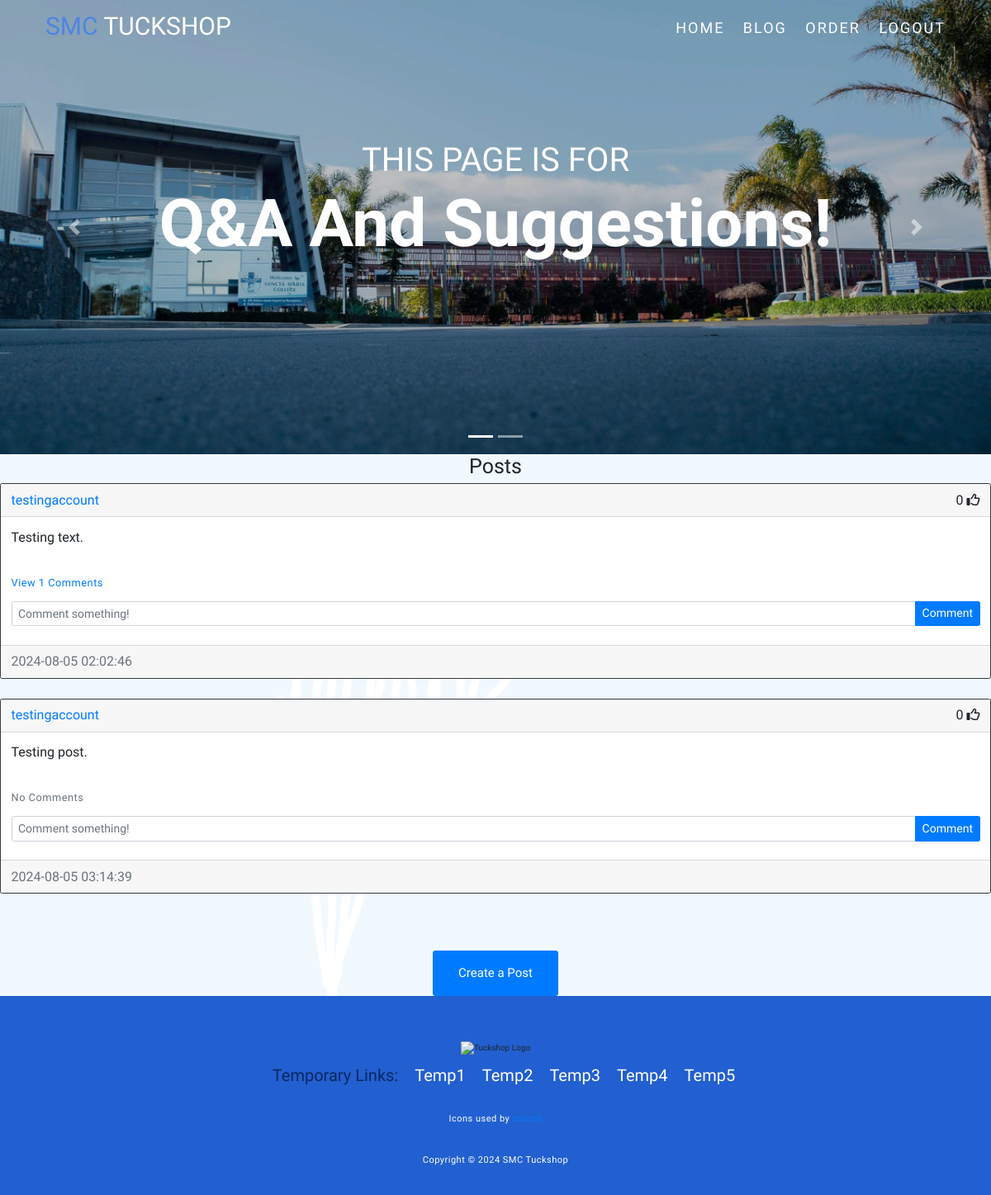
Screenshot of /blog (signed in) with the database file from the repository.
### website/models.py (models this page shows)
class Post(db.Model):
    id = db.Column(db.Integer, primary_key=True)
    text = db.Column(db.Text, nullable=False)
    date_created = db.Column(db.DateTime(timezone=True), default=func.now())
    author = db.Column(db.Integer, db.ForeignKey('user.id', ondelete="CASCADE"), nullable=False)
    likes = db.relationship('Like', backref='post', passive_deletes=True)
    comments = db.relationship('Comment', backref='post', passive_deletes=True)

class User(db.Model,UserMixin):
    id = db.Column(db.Integer, primary_key=True)
    email = db.Column(db.String(150), unique=True)
    username = db.Column(db.String(150), unique=True)
    password = db.Column(db.String(150))
    date_created = db.Column(db.DateTime(timezone=True), default=func.now())
    posts = db.relationship('Post', backref='user', passive_deletes=True)
    likes = db.relationship('Like', backref='user', passive_deletes=True)
    comments = db.relationship('Comment', backref='user', passive_deletes=True)
    orders = db.relationship('Order')

### website/views.py (the view)
@views.route("/blog")
@login_required
def blog():
    posts = Post.query.all()
    return render_template("blog.html", user=current_user, posts=posts)

### website/__init__.py (called while the page is built)
def create_app():
    app = Flask(__name__)
    app.config['SECRET_KEY'] = "8I7xAHW8yD"
    app.config['SQLALCHEMY_DATABASE_URI'] = f'sqlite:///{DB_NAME}'
    db.init_app(app)
    from .views import views
    from .auth import auth
    app.register_blueprint(views, url_prefix="/")
    app.register_blueprint(auth, url_prefix="/")
    from .models import User, Post, Order
    with app.app_context():
        db.create_all()
    login_manager = LoginManager()
    login_manager.login_view = "auth.login"
    login_manager.init_app(app)
    @login_manager.user_loader
    def load_user(id):
        return User.query.get(int(id))
    return app

### website/templates/blog.html
{% extends "posts_div.html" %} {% block title %}Blog{% endblock %}

### website/templates/posts_div.html (shortened to what this page needs)
{% extends "template.html" %} {% block title %}Home{% endblock %}{% block content
    %}
    <div id="hero-carousel" class="carousel slide" data-bs-ride="carousel">
        <div class="carousel-indicators">
            <button type="button" data-bs-target="#hero-carousel" data-bs-slide-to="0" class="active" aria-current="true" aria-label="Slide 1"></button>
            <button type="button" data-bs-target="#hero-carousel" data-bs-slide-to="1" aria-label="Slide 2"></button>
        </div>
        <div class="carousel-inner">
            <div class="carousel-item active c-item">
                <img src="{{ url_for('static', filename='assets/img/smcslide2.jpg') }}" class="d-block w-100 c-img" alt="Slide 1">
                <div class="carousel-caption top-0 mt-3">
                    <h2 class="text-uppercase">This Page is for</h2>
                    <h1 class="display-1 fw-bolder text-capitalize">Q&A and Suggestions!</h1>
                </div>
            </div>
        </div>
        <button class="carousel-control-prev" type="button" data-bs-target="#hero-carousel" data-bs-slide="prev">
            <span class="carousel-control-prev-icon" aria-hidden="true"></span>
        </button>
        <button class="carousel-control-next" type="button" data-bs-target="#hero-carousel" data-bs-slide="next">
            <span class="carousel-control-next-icon" aria-hidden="true"></span>
        </button>
    </div>
    <h1 align="center">{% block header %}Posts{% endblock %}</h1>
    <div id="posts" class="mx-auto" style="width: 1200px; font-size: 16px;">
        {% for post in posts %}
        <div class="card border-dark">
            <div class="card-header d-flex justify-content-between align-items-center">
                <a href="/posts/{{post.user.username}}">{{post.user.username}}</a>
                <div>
                    <span id="likes-count-{{post.id}}">
                        {{ post.likes|length }}</span>
                        {% if user.id in post.likes|map(attribute="author")|list %}
                        <i
                            class="fas fa-thumbs-up"
                            id="like-button-{{post.id}}"
                            onclick="like({{post.id}})"
                        ></i>
                        {% else %}
                        <i
                            class="far fa-thumbs-up"
                            id="like-button-{{post.id}}"
                            onclick="like({{post.id}})"
                        ></i>
                        {% endif %}
                </div>
            </div>
            <section id="commentingsection">
                <div class="card-body">
                    <div class="card-text" style="font-size: 16px;">{{post.text}}</div>
                    <br />
                    <p class="card-text" style="font-size: 16px;">
                        {% if post.comments|length > 0 %}
                        <a data-bs-toggle="collapse" href="#comments-{{post.id}}" role="button" style="font-size: 16px;">
                            <small>View {{post.comments|length}} Comments</small>
                        </a>
                        {% else %}
                        <small class="text-muted">No Comments</small>
                        {% endif %}
                    </p>
                    <form
                    class="input-group mb-3"
                    method="POST"
                    action="/create-comment/{{post.id}}"
                    >
                        <input
                            type="text"
                            id="text"
                            name="text"
                            class="form-control"
                            placeholder="Comment something!"
                            style="font-size: 14px;"
                        />
                        <button type="submit" class="btn btn-primary" style="font-size: 14px;">Comment</button>
                    </form>
                </div>
            </section>
            <div class="card-footer text-muted">{{post.date_created}}</div>
        </div>
        <br/ >
        {% endfor %}
    </div>
    {% block footer %}
    <br/>
    <section id="createapostbutton" class="mt-5">
        <div align="center">
            <a href="/create-post"
                ><button type="button" class="btn btn-primary btn-lg">
                    Create a Post
                </button></a
            >
        </div>
    </section>
{% endblock %} {% endblock %}

### website/static/style.css (style rules this page uses)
* { padding: 0; margin: 0; box-sizing: border-box; font-family: 'Sniglet', cursive; }
body { background-image: url(assets/img/backgroundimage.png); }
.btn-lg { font-size: 1.5rem; padding: 15px 30px; }
html { font-size: 10px; scroll-behavior: smooth; }
a, a:hover, a:focus, a:active { text-decoration: none !important; }
img { height: 100%; width: 100%; object-fit: cover; }
p { color: black; font-size: 1.4rem; margin-top: 5px; line-height: 2.5rem; font-weight: 300; letter-spacing: .05rem; }
.c-item { height: 550px; }
.c-img { height: 100%; object-fit: cover; filter: brightness(0.75); }
.carousel-caption h2 { font-size: 4rem; margin-top: 14rem !important; }
.carousel-caption h1 { font-size: 8rem; }

### rows the page displays
Post: user.username "testingaccount", likes|length "0", text "Testing text.", comments|length "1", date_created "2024-08-05 02:02:46"
Post: user.username "testingaccount", likes|length "0", text "Testing post.", shows "No Comments", date_created "2024-08-05 03:14:39"
